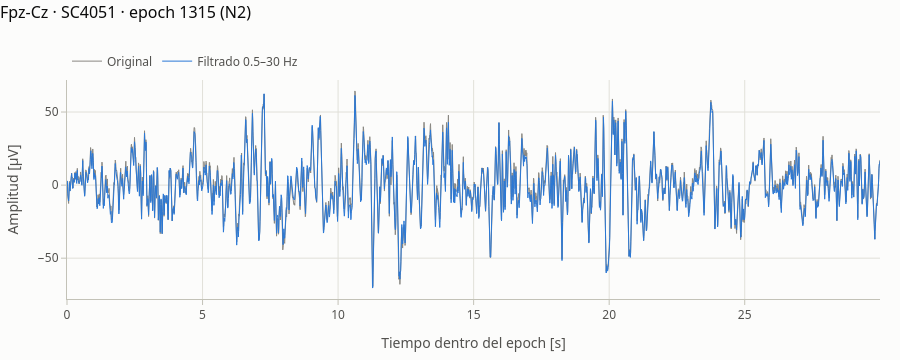

The notebook cell this image was saved under:
### Markdown cell above
## Transform

Cada registro se procesa **secuencialmente**, para no tener varias señales en memoria:

1. **Epochs**: los segmentos del hipnograma se dividen en epochs de 30 s. Se verifica que las anotaciones sean
   contiguas y estén alineadas a 30 s; si hubiera huecos, el pipeline se detiene.
2. **Recorte al período de sueño nocturno**: los registros SC duran ~20 h y la mayor parte es vigilia diurna. Se
   conservan **30 min de W antes del primer epoch de sueño y 30 min después del último** (práctica habitual con este
   dataset). Sin recorte, W representaría ~70 % de los epochs y dominaría cualquier comparación.
   - El primer y el último epoch de sueño se buscan solo **dentro de la franja 21:00–12:00** (hora local del
     registro, `NIGHT_START_HOUR` / `NIGHT_END_HOUR`). Sin esta restricción, las **siestas diurnas** de los sujetos
     mayores (por ejemplo, a las 13:00 o a las 17:00) estiraban la "noche" a casi 24 h.
   - La franja se eligió después de comparar alternativas. Separar bloques de sueño por huecos de vigilia partía las
     noches con despertares largos, que son frecuentes en las personas mayores.
   - Los epochs recortados no se eliminan de la tabla de epochs: quedan marcados (`in_analysis_window = False`).
3. **Carga selectiva**: solo se leen los 2 canales EEG. Esto evita que MNE suba a 100 Hz los canales de 1 Hz y reduce
   la memoria.
4. **Filtro pasa-banda 0.5–30 Hz** (FIR de fase cero, el valor por defecto de MNE), aplicado a la señal **continua**
   recortada, con 30 s de margen a cada lado, antes de segmentar. Filtrar cada epoch por separado introduciría
   efectos de borde.
   - El pasa-altos de 0.5 Hz elimina la deriva lenta. El hardware ya aplica 0.5 Hz, pero así se garantiza el mismo
     corte en todos los registros.
   - El pasa-bajos de 30 Hz coincide con el límite superior de la banda beta analizada y atenúa actividad muscular y
     ruido de red (50 Hz, cerca de Nyquist).
   - No se aplica ninguna otra transformación (ni re-referencia, ni ICA, ni normalización): para las métricas
     elegidas no son necesarias y agregarían supuestos.
5. **Array de epochs** en µV, float32 (precisión suficiente para la señal y la mitad de memoria). Las features se
   calculan en float64, porque acumular sumas espectrales en float32 introduce errores de ~1e-6.
6. **Features y flags de artefacto**, guardados como Parquet por registro (caché).

El caché se invalida automáticamente si cambian los parámetros metodológicos de `config.py` o la versión del código
del Transform (se guarda un hash de ambos).

A continuación se ilustra el efecto del filtro sobre un epoch y luego se ejecuta el pipeline completo.

### Code cell
import plotly.graph_objects as go

rec = files.iloc[0]
psg, hyp = config.PROJECT_ROOT / rec.PSG, config.PROJECT_ROOT / rec.Hypnogram
info = preprocessing.inspect_recording(psg, hyp)
ep = preprocessing.mark_analysis_window(
    preprocessing.annotations_to_epochs(preprocessing.read_hypnogram(hyp), info["psg_duration_s"]),
    info["start_datetime"])
example = ep[ep["in_analysis_window"] & ep["has_signal"] & (ep["stage"] == "N2")].iloc[20]

raw_unfiltered = preprocessing.load_eeg(psg, hyp)
raw_filtered = preprocessing.crop_and_filter(raw_unfiltered.copy(), ep)
x_raw = preprocessing.extract_epoch_array(raw_unfiltered, np.array([example.start_sec]))[0, 0]
x_filt = preprocessing.extract_epoch_array(raw_filtered, np.array([example.start_sec]))[0, 0]
del raw_unfiltered, raw_filtered

t = np.arange(x_raw.size) / config.EXPECTED_SFREQ_HZ
fig = go.Figure()
fig.add_trace(go.Scatter(x=t, y=x_raw, name="Original", line=dict(color=plots.INK_MUTED, width=1)))
fig.add_trace(go.Scatter(x=t, y=x_filt, name="Filtrado 0.5–30 Hz", line=dict(color=plots.STAGE_COLORS["N2"], width=1)))
fig.update_xaxes(title="Tiempo dentro del epoch [s]")
fig.update_yaxes(title="Amplitud [µV]")
plots._style(fig, f"Fpz-Cz · {rec.recording_id} · epoch {example.epoch_number} (N2)", height=360).show()

### Figure 1 — Plotly figure (JSON) as saved in the notebook; plotly's stock layout.template omitted (floating-point values rounded to 4 significant figures; data arrays with more than 128 entries replaced by an {"elided": "..."} marker saying what was removed)
{"data": [{"line": {"color": "#898781", "width": 1}, "name": "Original", "type": "scatter", "x": {"elided": "3000 float values"}, "y": {"elided": "3000 float values"}}, {"line": {"color": "#2a78d6", "width": 1}, "name": "Filtrado 0.5–30 Hz", "type": "scatter", "x": {"elided": "3000 float values"}, "y": {"elided": "3000 float values"}}], "layout": {"font": {"color": "#52514e", "family": "system-ui, -apple-system, \"Segoe UI\", sans-serif", "size": 12}, "height": 360, "hoverlabel": {"bgcolor": "white", "font": {"color": "#0b0b0b"}}, "legend": {"orientation": "h", "title": {"text": ""}, "x": 0, "xanchor": "left", "y": 1.02, "yanchor": "bottom"}, "margin": {"b": 50, "l": 60, "r": 20, "t": 80}, "paper_bgcolor": "#fcfcfb", "plot_bgcolor": "#fcfcfb", "title": {"font": {"color": "#0b0b0b", "size": 16}, "text": "Fpz-Cz · SC4051 · epoch 1315 (N2)", "x": 0, "xanchor": "left", "y": 0.98, "yanchor": "top"}, "xaxis": {"gridcolor": "#e1e0d9", "linecolor": "#c3c2b7", "tickcolor": "#c3c2b7", "ticks": "outside", "title": {"text": "Tiempo dentro del epoch [s]"}, "zeroline": false}, "yaxis": {"gridcolor": "#e1e0d9", "linecolor": "#c3c2b7", "tickcolor": "#c3c2b7", "ticks": "outside", "title": {"text": "Amplitud [µV]"}, "zeroline": false}}}
